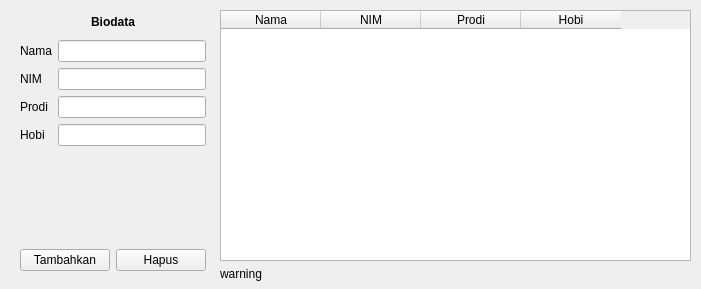
<?xml version="1.0" encoding="UTF-8"?>
<ui version="4.0">
 <class>Biodata</class>
 <widget class="QWidget" name="Biodata">
  <property name="geometry">
   <rect>
    <x>0</x>
    <y>0</y>
    <width>701</width>
    <height>289</height>
   </rect>
  </property>
  <property name="windowTitle">
   <string>Aplikasi Biodata</string>
  </property>
  <widget class="QWidget" name="">
   <property name="geometry">
    <rect>
     <x>10</x>
     <y>10</y>
     <width>206</width>
     <height>271</height>
    </rect>
   </property>
   <layout class="QVBoxLayout" name="verticalLayout">
    <property name="leftMargin">
     <number>5</number>
    </property>
    <property name="topMargin">
     <number>5</number>
    </property>
    <property name="rightMargin">
     <number>5</number>
    </property>
    <property name="bottomMargin">
     <number>5</number>
    </property>
    <item>
     <widget class="QLabel" name="label_2">
      <property name="font">
       <font>
        <weight>75</weight>
        <bold>true</bold>
       </font>
      </property>
      <property name="text">
       <string>Biodata</string>
      </property>
      <property name="alignment">
       <set>Qt::AlignCenter</set>
      </property>
     </widget>
    </item>
    <item>
     <layout class="QFormLayout" name="formLayout">
      <property name="leftMargin">
       <number>5</number>
      </property>
      <property name="topMargin">
       <number>5</number>
      </property>
      <property name="rightMargin">
       <number>5</number>
      </property>
      <property name="bottomMargin">
       <number>5</number>
      </property>
      <item row="0" column="0">
       <widget class="QLabel" name="label">
        <property name="text">
         <string>Nama</string>
        </property>
       </widget>
      </item>
      <item row="0" column="1">
       <widget class="QLineEdit" name="lineEditNama"/>
      </item>
      <item row="1" column="0">
       <widget class="QLabel" name="label_3">
        <property name="text">
         <string>NIM</string>
        </property>
       </widget>
      </item>
      <item row="1" column="1">
       <widget class="QLineEdit" name="lineEditNIM"/>
      </item>
      <item row="2" column="0">
       <widget class="QLabel" name="label_4">
        <property name="text">
         <string>Prodi</string>
        </property>
       </widget>
      </item>
      <item row="2" column="1">
       <widget class="QLineEdit" name="lineEditProdi"/>
      </item>
      <item row="3" column="0">
       <widget class="QLabel" name="label_5">
        <property name="text">
         <string>Hobi</string>
        </property>
       </widget>
      </item>
      <item row="3" column="1">
       <widget class="QLineEdit" name="lineEditHobi"/>
      </item>
     </layout>
    </item>
    <item>
     <spacer name="verticalSpacer">
      <property name="orientation">
       <enum>Qt::Vertical</enum>
      </property>
      <property name="sizeHint" stdset="0">
       <size>
        <width>20</width>
        <height>40</height>
       </size>
      </property>
     </spacer>
    </item>
    <item>
     <layout class="QHBoxLayout" name="horizontalLayout_2">
      <property name="leftMargin">
       <number>5</number>
      </property>
      <property name="topMargin">
       <number>5</number>
      </property>
      <property name="rightMargin">
       <number>5</number>
      </property>
      <property name="bottomMargin">
       <number>5</number>
      </property>
      <item>
       <widget class="QPushButton" name="pushButtonTambahkan">
        <property name="text">
         <string>Tambahkan</string>
        </property>
       </widget>
      </item>
      <item>
       <widget class="QPushButton" name="pushButtonHapus">
        <property name="text">
         <string>Hapus</string>
        </property>
       </widget>
      </item>
     </layout>
    </item>
   </layout>
  </widget>
  <widget class="QWidget" name="verticalLayoutWidget">
   <property name="geometry">
    <rect>
     <x>220</x>
     <y>10</y>
     <width>471</width>
     <height>271</height>
    </rect>
   </property>
   <layout class="QVBoxLayout" name="verticalLayout_2">
    <item>
     <widget class="QTableWidget" name="tableWidgetBiodata">
      <column>
       <property name="text">
        <string>Nama</string>
       </property>
      </column>
      <column>
       <property name="text">
        <string>NIM</string>
       </property>
      </column>
      <column>
       <property name="text">
        <string>Prodi</string>
       </property>
      </column>
      <column>
       <property name="text">
        <string>Hobi</string>
       </property>
      </column>
     </widget>
    </item>
    <item>
     <widget class="QLabel" name="labelWarning">
      <property name="text">
       <string>warning</string>
      </property>
      <property name="alignment">
       <set>Qt::AlignLeading|Qt::AlignLeft|Qt::AlignTop</set>
      </property>
     </widget>
    </item>
   </layout>
  </widget>
  <zorder></zorder>
  <zorder>verticalLayoutWidget</zorder>
  <zorder>tableWidgetBiodata</zorder>
 </widget>
 <resources/>
 <connections/>
</ui>
